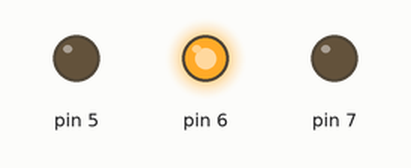
A sketch run on a simulated Arduino Uno, built with avr-gcc and run on an emulated ATmega328P. Parts: output pins drawn as LEDs (lit = HIGH).

Above: at 0.15 s.
At 6.3 s:
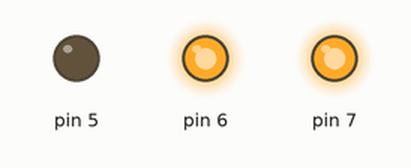
At 12.0 s:
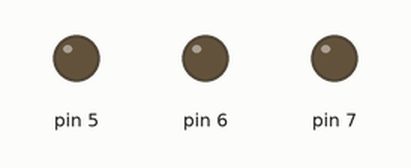
Timing chart, 0 to 22.4 s (numbered marks = the images above):
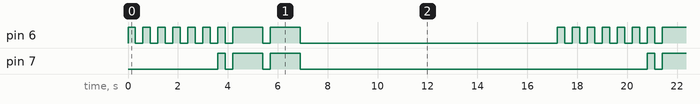

The sketch:

_03-LED_MORSE_CODE_d.ino
```cpp
#include "morse.h"
#include <avr/io.h>
#include <Arduino.h>

void setup (void) {
  DDRD |= (0xFF << 5);
  PORTD &= 0;
}


void loop (void) {

  morseBlinkString((0x2<<5), "Hi ", 2);

  morseBlinkString((0x6 << 5), "W", 2);

  delay(10000);
}
```

Measured:
- by itself, pin 6: repeats every 17.2 s: 6 × (LOW 0.30 s, HIGH 0.30 s), 2 × (LOW 0.30 s, HIGH 1.2 s), LOW 10.3 s, HIGH 0.30 s
- by itself, pin 7: repeats every 17.2 s: 2 × (LOW 0.30 s, HIGH 1.2 s), LOW 13.9 s, HIGH 0.30 s
- by itself, everything shown: repeats every 17.2 s, in 18 steps
